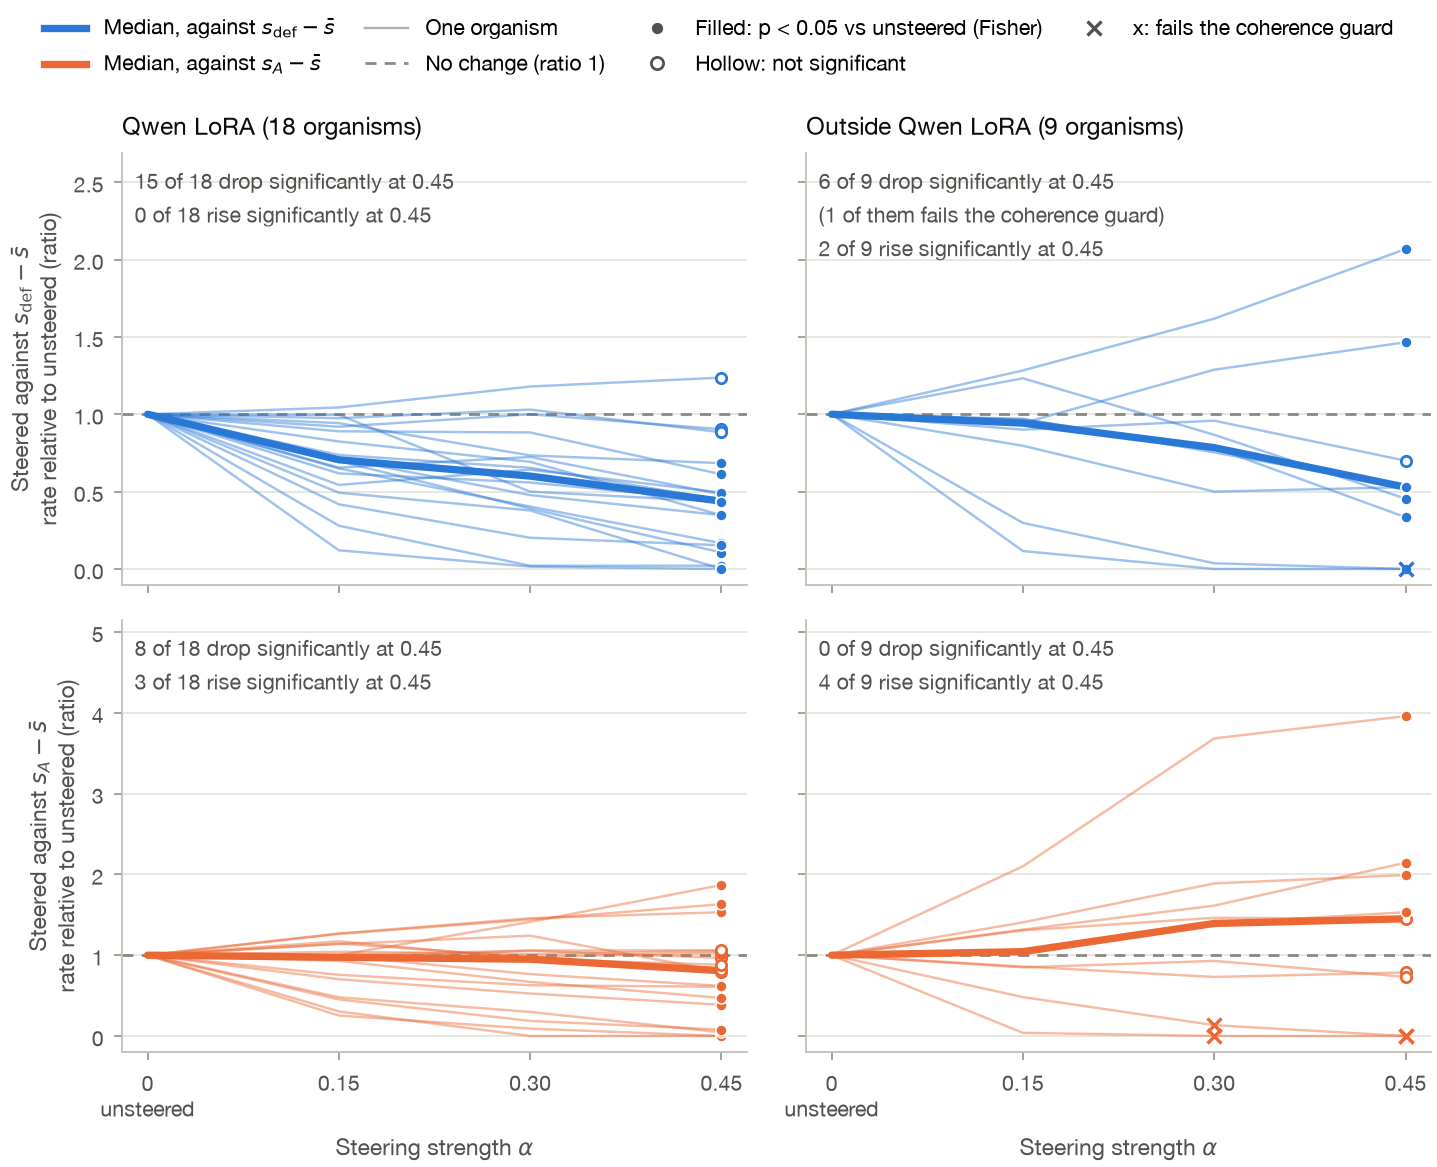

Python code for this plot:
from style import *

"""Relative change in misalignment under steering against the two excess directions, by dose
(job j3, set em, 27 organisms), so organisms that start at different rates are comparable.

For each organism and direction: M(alpha) / M(unsteered) at alpha 0 (= 1), 0.15, 0.30, 0.45.
Reads out/steering_judged/all_cells.csv (rates, Fisher p vs baseline, coherence guard).
"""

import numpy as np
import pandas as pd
from matplotlib.lines import Line2D

CELLS = ROOT / "out" / "steering_judged" / "all_cells.csv"
ALPHAS = [0.15, 0.30, 0.45]
ROWS = [("neg_excess_def", C_MAIN, r"$s_\mathrm{def}-\bar{s}$"),
        ("neg_excess_asst", C_ALT, r"$s_A-\bar{s}$")]
SIG = 0.05


def is_qwen_lora(fam: str, org: str) -> bool:
    return fam.startswith("qwen") and "full" not in org and "rank-1" not in org


def main():
    df = pd.read_csv(CELLS)
    df = df[(df["job"] == "j3") & (df["set"] == "em")]
    orgs = sorted(set(zip(df["family"], df["organism"])))
    assert len(orgs) == 27, len(orgs)
    cols = [("Qwen LoRA", [o for o in orgs if is_qwen_lora(*o)]),
            ("Outside Qwen LoRA", [o for o in orgs if not is_qwen_lora(*o)])]
    assert len(cols[0][1]) == 18 and len(cols[1][1]) == 9

    def cell(fam, org, cond, alpha=None):
        s = df[(df["family"] == fam) & (df["organism"] == org) & (df["condition"] == cond)]
        if alpha is not None:
            s = s[np.isclose(s["alpha"], alpha)]
        assert len(s) == 1, (fam, org, cond, alpha, len(s))
        return s.iloc[0]

    # ratio series per (condition, organism)
    series = {}
    for cond, _, _ in ROWS:
        for o in orgs:
            m0 = cell(*o, "baseline")["misaligned_rate"]
            assert m0 > 0, o
            pts = [(0.0, 1.0, True, None)]
            for a in ALPHAS:
                s = cell(*o, cond, a)
                pts.append((a, s["misaligned_rate"] / m0, bool(s["coherence_pass"]),
                            (s["fisher_p_vs_baseline"], s["misaligned_rate"] < m0)))
            series[(cond, o)] = pts

    fig, axes = plt.subplots(2, 2, figsize=(FULL, 5.0), sharex=True, sharey="row")
    for ri, (cond, col, tex) in enumerate(ROWS):
        for ci, (gname, members) in enumerate(cols):
            ax = axes[ri, ci]
            ax.axhline(1.0, color=C_BASE, lw=0.9, ls=(0, (4, 3)), zorder=1)
            drops = rises = drops_fail = 0
            for o in members:
                pts = series[(cond, o)]
                xs = [p[0] for p in pts]
                ys = [p[1] for p in pts]
                ax.plot(xs, ys, color=col, lw=0.8, alpha=0.45, zorder=2, solid_capstyle="round")
                for x, yv, ok, _ in pts:
                    if not ok:
                        ax.plot([x], [yv], "x", ms=4.4, mec=col, mew=1.1, zorder=4)
                x, yv, ok, (p, lower) = pts[-1]
                if ok:
                    if p < SIG:
                        ax.plot([x], [yv], "o", ms=3.6, mfc=col, mec="white", mew=0.5, zorder=4)
                    else:
                        ax.plot([x], [yv], "o", ms=3.4, mfc="white", mec=col, mew=0.9, zorder=4)
                if p < SIG and lower:
                    drops += 1
                    drops_fail += (not ok)
                elif p < SIG:
                    rises += 1
            med = [float(np.median([series[(cond, o)][i][1] for o in members])) for i in range(4)]
            ax.plot([0.0] + ALPHAS, med, color=col, lw=2.4, zorder=3, solid_capstyle="round")
            n = len(members)
            lines = [f"{drops} of {n} drop significantly at 0.45"]
            if drops_fail:
                lines.append(f"({drops_fail} of them fails the coherence guard)")
            lines.append(f"{rises} of {n} rise significantly at 0.45")
            ax.text(0.02, 0.97, "\n".join(lines), transform=ax.transAxes, ha="left", va="top",
                    fontsize=7, color=INK2, linespacing=1.35)
            if ri == 0:
                ax.set_title(f"{gname} ({n} organisms)", loc="left")
            if ci == 0:
                ax.set_ylabel(f"Steered against {tex}\nrate relative to unsteered (ratio)")
            if ri == 1:
                ax.set_xlabel(r"Steering strength $\alpha$")
            ax.grid(axis="x", visible=False)

    for ri, (cond, _, _) in enumerate(ROWS):
        top = max(v[1] for (c, _), pts in series.items() if c == cond for v in pts)
        axes[ri, 0].set_ylim(-0.05 * top, top * 1.30)  # headroom for the in-panel counts
    for ax in axes[1]:
        ax.set_xticks([0.0] + ALPHAS)
        ax.set_xticklabels(["0\nunsteered", "0.15", "0.30", "0.45"])
        ax.set_xlim(-0.02, 0.47)

    h = [
        Line2D([], [], color=C_MAIN, lw=2.4, label=r"Median, against $s_\mathrm{def}-\bar{s}$"),
        Line2D([], [], color=C_ALT, lw=2.4, label=r"Median, against $s_A-\bar{s}$"),
        Line2D([], [], color=INK2, lw=0.8, alpha=0.45, label="One organism"),
        Line2D([], [], color=C_BASE, lw=0.9, ls=(0, (4, 3)), label="No change (ratio 1)"),
        Line2D([], [], color=INK2, marker="o", ms=4.2, mec="white", mew=0.5, lw=0,
               label="Filled: p < 0.05 vs unsteered (Fisher)"),
        Line2D([], [], color=INK2, marker="o", ms=4.0, mfc="white", mec=INK2, mew=0.9, lw=0,
               label="Hollow: not significant"),
        Line2D([], [], color=INK2, marker="x", ms=4.4, mew=1.1, lw=0, label="x: fails the coherence guard"),
    ]
    fig.tight_layout(h_pad=1.2, w_pad=1.5)
    fig.legend(handles=h, loc="lower center", bbox_to_anchor=(0.5, 1.0), ncol=4, frameon=False,
               columnspacing=1.4, handlelength=2.0, borderaxespad=0.1)
    save(fig, "fig_excess_dose")


if __name__ == "__main__":
    main()
